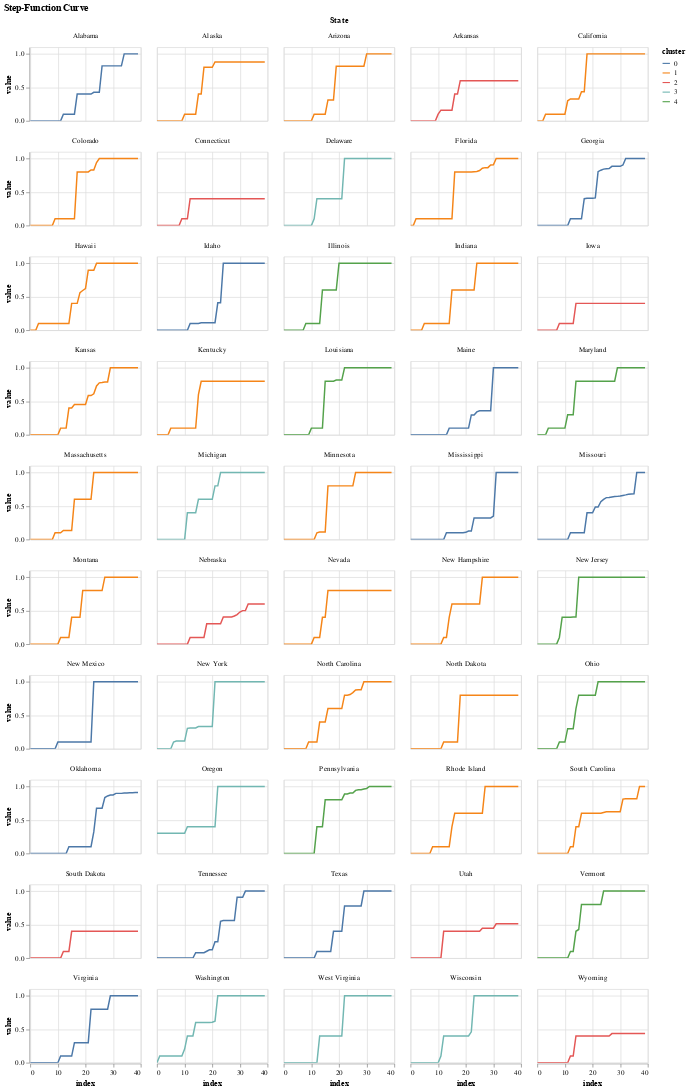

Write notebook code for a chart like this one.
### Code cell
chart = alt.Chart(tseries4plot_clust).mark_line().encode(
        x = alt.X("index"),
        y = alt.Y("value", scale=alt.Scale(0,1)),
        facet=alt.Facet('State:O', columns=5),
        color=alt.Color("cluster",type="nominal")
    )
chart.properties(width=150,height=100,title="Step-Function Curve").interactive()

### Figure 1 — Vega-Lite specification as saved in the notebook (floating-point values rounded to 4 significant figures; data arrays with more than 128 entries replaced by an {"elided": "..."} marker saying what was removed)
{"config": {"view": {"continuousWidth": 400, "continuousHeight": 300}}, "data": {"name": "data-56eaca2bc17ddffbeeb2d3983063c59a"}, "mark": "line", "encoding": {"color": {"type": "nominal", "field": "cluster"}, "facet": {"type": "ordinal", "columns": 5, "field": "State"}, "x": {"type": "quantitative", "field": "index"}, "y": {"type": "quantitative", "field": "value", "scale": {"align": 0, "base": 1}}}, "height": 100, "selection": {"selector022": {"type": "interval", "bind": "scales", "encodings": ["x", "y"]}}, "title": "Step-Function Curve", "width": 150, "$schema": "https://vega.github.io/schema/vega-lite/v4.0.2.json", "datasets": {"data-56eaca2bc17ddffbeeb2d3983063c59a": {"elided": "2000 records"}}}
